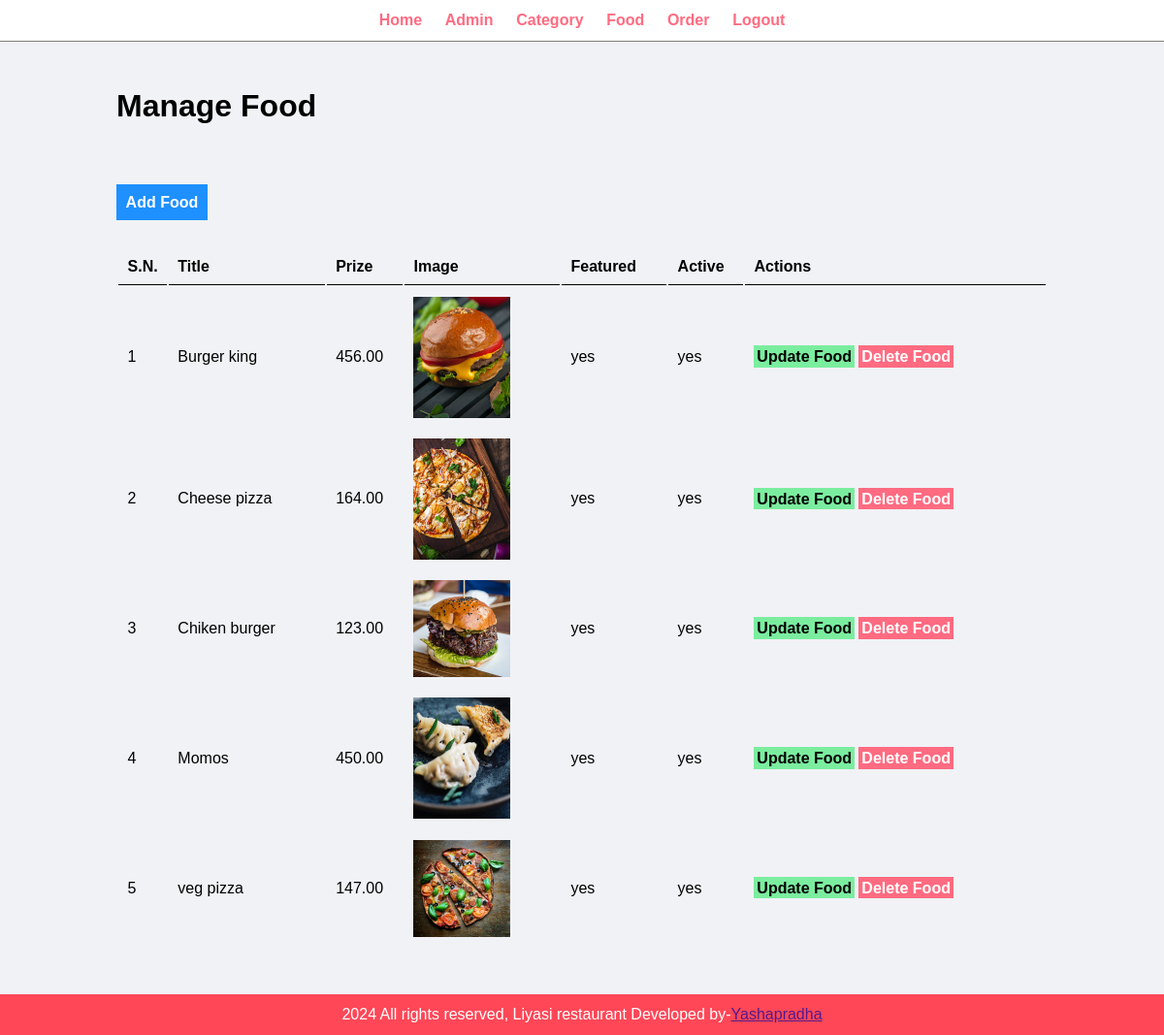
The app's page /admin/manage-food.php (signed in) with its own data.
### tables this page shows
CREATE TABLE `tbl_food` (
  `id` int(10) UNSIGNED NOT NULL,
  `title` varchar(100) NOT NULL,
  `description` text NOT NULL,
  `prize` decimal(10,2) NOT NULL,
  `img_name` varchar(255) NOT NULL,
  `category_id` int(10) UNSIGNED NOT NULL,
  `featured` varchar(10) NOT NULL,
  `active` varchar(10) NOT NULL
);

### admin/manage-food.php (the view, shortened to what this page needs)
<?php include('partials/menu.php'); ?>
<div class="main-content">
  <div class="wrapper">
   <h1>Manage Food</h1>
        <a href="<?php echo SITEURL; ?>admin/add-food.php" class="btn-primary">Add Food</a>
        <table class="tbl-full">
          <tr>
            <th>S.N.</th>
            <th>Title</th>
            <th>Prize</th>
            <th>Image</th>
            <th>Featured</th>
            <th>Active</th>
            <th>Actions</th>
          </tr>
          <?php
            $sql="SELECT * FROM tbl_food";
            $res=mysqli_query($conn,$sql);
            $count=mysqli_num_rows($res);
            $sn=1;
            if($count>0)
            {
              while($row=mysqli_fetch_assoc($res))
              {
                $id=$row['id'];
                $title=$row['title'];
                $prize=$row['prize'];
                $image_name=$row['img_name'];
                $featured=$row['featured'];
                $active=$row['active'];
                ?>
                  <tr>
                    <td><?php echo $sn++; ?></td>
                    <td><?php echo $title; ?></td>
                    <td><?php echo $prize; ?></td>
                    <td>
                      <?php
                      if($image_name=="")
                      {
                        echo "<div class='error'>Image not added</div>";
                      }
                      else{
                        ?>
                        <img src="<?php echo SITEURL; ?>images/food/<?php echo $image_name; ?>" width="100px">
                        <?php
                      }
                      ?>
                    </td>
                    <td><?php echo $featured; ?></td>
                    <td><?php echo $active; ?></td>
                    <td>
                    <a href="<?php echo SITEURL; ?>admin/update-food.php?id=<?php echo $id; ?>" class="btn-secondary">Update Food</a>
                    <a href="<?php echo SITEURL; ?>admin/delete-food.php?id=<?php echo $id; ?>&image_name=<?php echo $image_name; ?>" class="btn-danger">Delete Food</a>
                    </td>
                  </tr>
                <?php
              }
            }
            else
            {
              echo "<tr><td colspan='7' class='error'>No food added</td></tr>";
            }
          ?>
        </table>
  </div>
</div>
<?php include('partials/footer.php'); ?>

### admin/partials/menu.php (shortened to what this page needs)
<html>
  <head>
    <link rel="stylesheet" href="../css/admin.css">
  </head>
  <body>
    <div class="menu text-center">
      <div class="wrapper">
         <ul>
          <li><a href="index.php">Home</a></li>
          <li><a href="manage-admin.php">Admin</a></li>
          <li><a href="manage-category.php">Category</a></li>
          <li><a href="manage-food.php">Food</a></li>
          <li><a href="manage-order.php">Order</a></li>
          <li><a href="logout.php">Logout</a></li>
        </ul>
      </div>
    </div>

### admin/partials/footer.php
    <div class="footer">
        <div class="wrapper">
          <p class="text-center">2024 All rights reserved, Liyasi restaurant Developed by-<a href="">Yashapradha</a></p>
        </div>
    </div>
  </body>
</html>

### css/admin.css (style rules this page uses)
* { margin:0; padding:0; font-family:Arial, Helvetica, sans-serif; }
.wrapper { padding: 1%; width:80%; margin:0 auto; }
.text-center { text-align:center; }
.tbl-full { width: 100%; }
table tr th { border-bottom: 1px solid black; padding: 1%; text-align: left; }
table tr td { padding: 1%; }
.btn-primary { background-color:#1e90ff ; padding: 1%; color: white; text-decoration: none; font-weight: bold; }
.btn-secondary { background-color:#7bed9f; padding: 1%; color: black; text-decoration: none; font-weight: bold; }
.btn-danger { background-color:#ff6b81; padding: 1%; color: white; text-decoration: none; font-weight: bold; }
.menu { border-bottom:1px solid grey; }
.menu ul { list-style-type: none; }
.menu ul li { display: inline; padding: 1%; }
.menu ul li a { text-decoration: none; font-weight: bold; color:#ff6b81; }
.main-content { padding:3% 0; background-color: #f1f2f6; }
.footer { background-color: #ff4757; color: white; }

### records on screen
tbl_food: title "Burger king", prize "456.00", img_name (picture), featured "yes", active "yes"
tbl_food: title "Cheese pizza", prize "164.00", img_name (picture), featured "yes", active "yes"
tbl_food: title "Chiken burger", prize "123.00", img_name (picture), featured "yes", active "yes"
tbl_food: title "Momos", prize "450.00", img_name (picture), featured "yes", active "yes"
tbl_food: title "veg pizza", prize "147.00", img_name (picture), featured "yes", active "yes"
